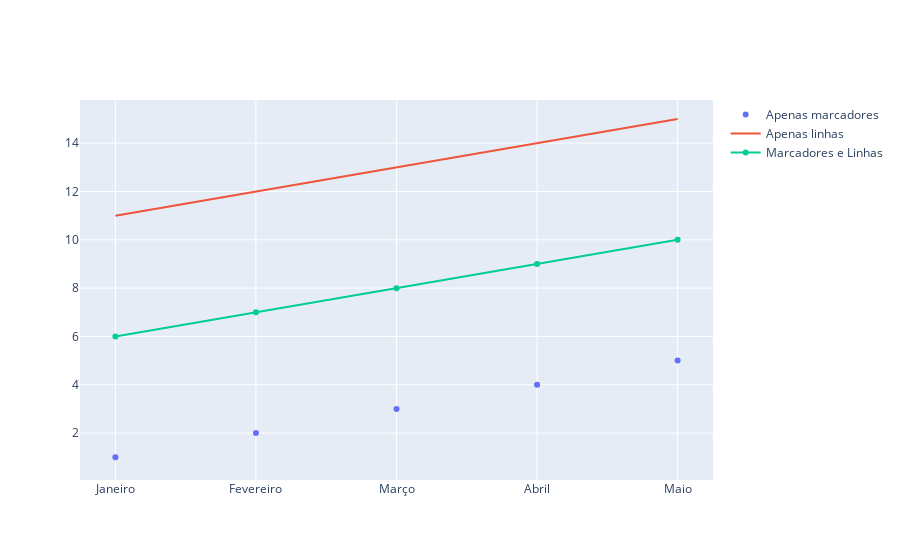

Notebook code cell kept with this figure:
### Markdown cell above
##### Criando gráficos de linha
Um detalhe interessante sobre o Plotly é que gráfico de linha nada mais é que um gráfico de dispersão, mas onde os pontos são conectados por linhas. Deixando nosso dataset um pouco de lado, todos os três gráficos abaixo foram criandos utilizando a função go.Scatter(), onde a única diferença é o argumento mode. Confira abaixo:

### Code cell
# Gráfico usando apenas marcadores
trace1 = go.Scatter(x = ['Janeiro', 'Fevereiro', 'Março', 'Abril', 'Maio'],
                    y = [1, 2, 3, 4, 5],
                    mode = 'markers',
                    name = 'Apenas marcadores')
# Gráfico de apenas linhas
trace2 = go.Scatter(x = ['Janeiro', 'Fevereiro', 'Março', 'Abril', 'Maio'],
                    y = [11, 12, 13, 14, 15],
                    mode = 'lines',
                    name = 'Apenas linhas')
# Criando gráfico com marcadores e linhas
trace3 = go.Scatter(x = ['Janeiro', 'Fevereiro', 'Março', 'Abril', 'Maio'],
                    y = [6, 7, 8, 9, 10],
                    mode = 'markers+lines',
                    name = 'Marcadores e Linhas')
data = [trace1, trace2, trace3]
py.iplot(data)

### Figure 1 — Plotly figure (JSON) as saved in the notebook; plotly's stock layout.template omitted (floating-point values rounded to 4 significant figures)
{"data": [{"mode": "markers", "name": "Apenas marcadores", "type": "scatter", "x": ["Janeiro", "Fevereiro", "Março", "Abril", "Maio"], "y": [1, 2, 3, 4, 5]}, {"mode": "lines", "name": "Apenas linhas", "type": "scatter", "x": ["Janeiro", "Fevereiro", "Março", "Abril", "Maio"], "y": [11, 12, 13, 14, 15]}, {"mode": "markers+lines", "name": "Marcadores e Linhas", "type": "scatter", "x": ["Janeiro", "Fevereiro", "Março", "Abril", "Maio"], "y": [6, 7, 8, 9, 10]}], "layout": {}}
